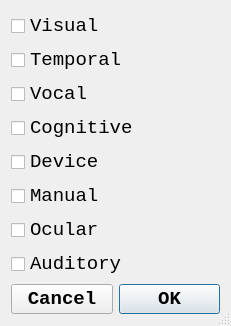
<?xml version="1.0" encoding="UTF-8"?>
<ui version="4.0">
 <class>DialogTraceSettings</class>
 <widget class="QDialog" name="DialogTraceSettings">
  <property name="geometry">
   <rect>
    <x>0</x>
    <y>0</y>
    <width>231</width>
    <height>326</height>
   </rect>
  </property>
  <property name="minimumSize">
   <size>
    <width>231</width>
    <height>297</height>
   </size>
  </property>
  <property name="maximumSize">
   <size>
    <width>2000</width>
    <height>2000</height>
   </size>
  </property>
  <property name="font">
   <font>
    <family>Consolas</family>
    <pointsize>14</pointsize>
   </font>
  </property>
  <property name="windowTitle">
   <string>Trace Settings</string>
  </property>
  <property name="sizeGripEnabled">
   <bool>true</bool>
  </property>
  <layout class="QGridLayout" name="gridLayout">
   <item row="0" column="0">
    <layout class="QVBoxLayout" name="verticalLayout">
     <item>
      <widget class="QCheckBox" name="checkBoxVisual">
       <property name="font">
        <font>
         <family>Consolas</family>
         <pointsize>14</pointsize>
        </font>
       </property>
       <property name="text">
        <string>Visual</string>
       </property>
      </widget>
     </item>
     <item>
      <widget class="QCheckBox" name="checkBoxTemporal">
       <property name="font">
        <font>
         <family>Consolas</family>
         <pointsize>14</pointsize>
        </font>
       </property>
       <property name="text">
        <string>Temporal</string>
       </property>
      </widget>
     </item>
     <item>
      <widget class="QCheckBox" name="checkBoxVocal">
       <property name="font">
        <font>
         <family>Consolas</family>
         <pointsize>14</pointsize>
        </font>
       </property>
       <property name="text">
        <string>Vocal</string>
       </property>
      </widget>
     </item>
     <item>
      <widget class="QCheckBox" name="checkBoxCognitive">
       <property name="font">
        <font>
         <family>Consolas</family>
         <pointsize>14</pointsize>
        </font>
       </property>
       <property name="text">
        <string>Cognitive</string>
       </property>
      </widget>
     </item>
     <item>
      <widget class="QCheckBox" name="checkBoxDevice">
       <property name="font">
        <font>
         <family>Consolas</family>
         <pointsize>14</pointsize>
        </font>
       </property>
       <property name="text">
        <string>Device</string>
       </property>
      </widget>
     </item>
     <item>
      <widget class="QCheckBox" name="checkBoxManual">
       <property name="font">
        <font>
         <family>Consolas</family>
         <pointsize>14</pointsize>
        </font>
       </property>
       <property name="text">
        <string>Manual</string>
       </property>
      </widget>
     </item>
     <item>
      <widget class="QCheckBox" name="checkBoxOcular">
       <property name="font">
        <font>
         <family>Consolas</family>
         <pointsize>14</pointsize>
        </font>
       </property>
       <property name="text">
        <string>Ocular</string>
       </property>
      </widget>
     </item>
     <item>
      <widget class="QCheckBox" name="checkBoxAuditory">
       <property name="font">
        <font>
         <family>Consolas</family>
         <pointsize>14</pointsize>
        </font>
       </property>
       <property name="text">
        <string>Auditory</string>
       </property>
      </widget>
     </item>
     <item>
      <layout class="QHBoxLayout" name="horizontalLayout">
       <item>
        <widget class="QPushButton" name="pushButtonCancel">
         <property name="font">
          <font>
           <family>Consolas</family>
           <pointsize>14</pointsize>
           <weight>75</weight>
           <bold>true</bold>
          </font>
         </property>
         <property name="text">
          <string>Cancel</string>
         </property>
        </widget>
       </item>
       <item>
        <widget class="QPushButton" name="pushButtonOK">
         <property name="font">
          <font>
           <family>Consolas</family>
           <pointsize>14</pointsize>
           <weight>75</weight>
           <bold>true</bold>
          </font>
         </property>
         <property name="text">
          <string>OK</string>
         </property>
         <property name="default">
          <bool>true</bool>
         </property>
        </widget>
       </item>
      </layout>
     </item>
    </layout>
   </item>
  </layout>
 </widget>
 <resources/>
 <connections/>
</ui>
